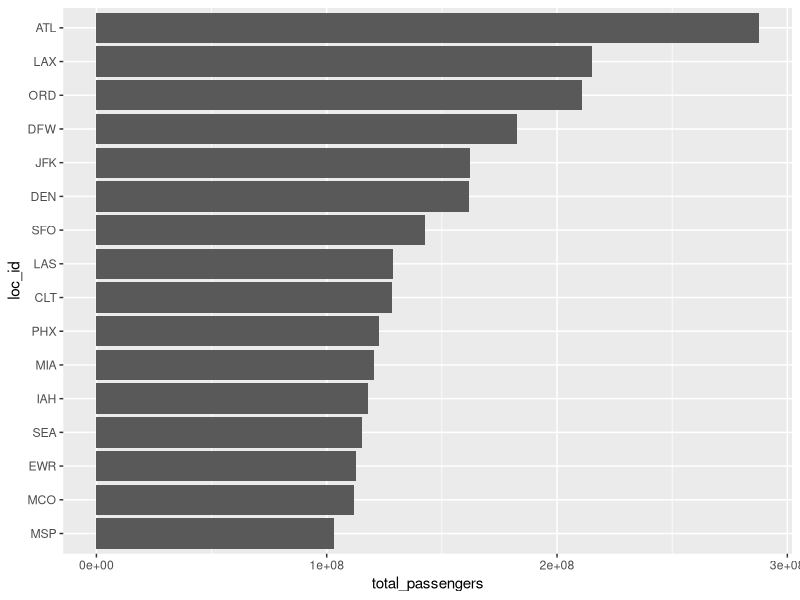
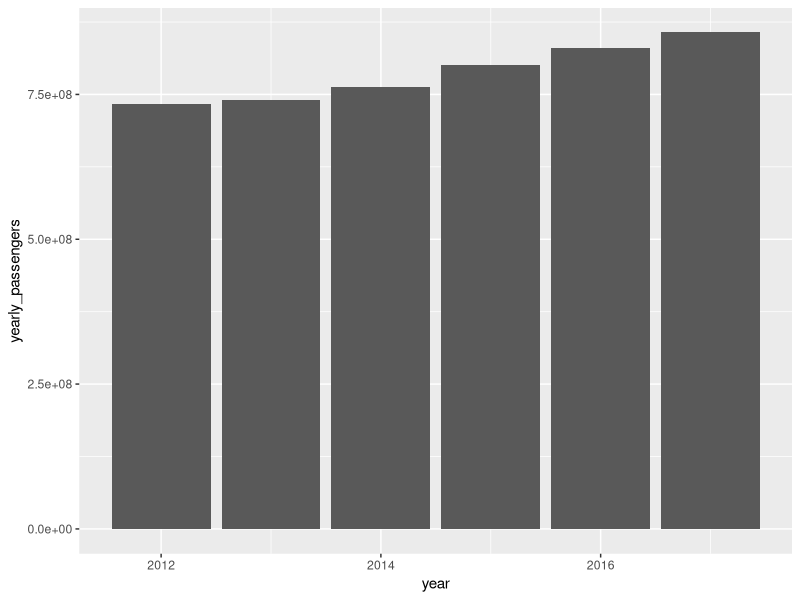

Write the R code that produced these figures, in order.
library(tidyverse)

hypoxia_dat <- read_csv(here::here("data/week25_hypoxia.csv"))

airports_dat <- read_csv(here::here("data/week25_us-airports.csv"))

airports_dat %>% 
  group_by(loc_id) %>% 
  summarise(total_passengers = sum(passengers)) %>% 
  top_n(16, total_passengers) %>% 
  mutate(loc_id = fct_reorder(loc_id, total_passengers)) %>% 
  ggplot(aes(x = loc_id, y = total_passengers)) + 
  geom_bar(stat = "identity") + 
  coord_flip()

airports_dat %>% 
  group_by(year) %>% 
  summarise(yearly_passengers = sum(passengers, na.rm = TRUE)) %>% 
  ggplot(aes(x = year, y = yearly_passengers)) + 
  geom_bar(stat = "identity")
